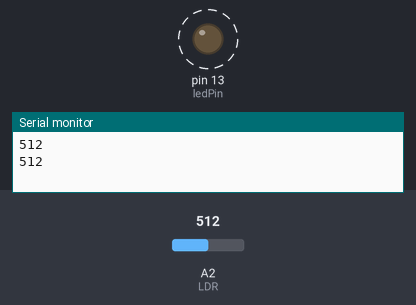
A sketch run on a simulated Arduino Uno, built with avr-gcc and run on an emulated ATmega328P. On the bench: output pins drawn as LEDs (lit = HIGH), the last lines printed to the serial monitor. Dashed ring = blinking. Inputs (shaded band) come from the test bench; at power-on: A2 (LDR) = 512.

Above: at 1.8 s.
1.9 s: A2 (LDR) set to 306
At 2.2 s:
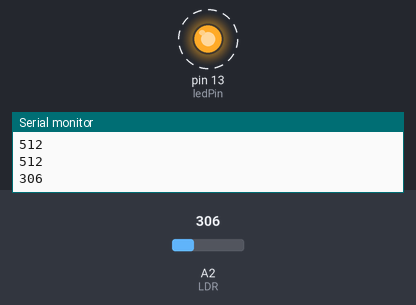
5.4 s: A2 (LDR) set to 122
At 5.56 s:
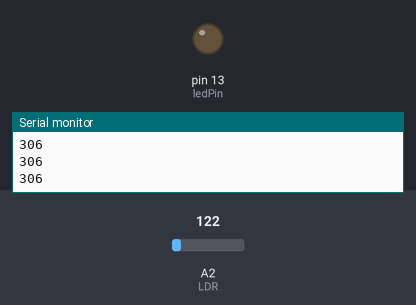
Timing chart, 0 to 14.9 s (numbered marks = the images above; inputs shaded):
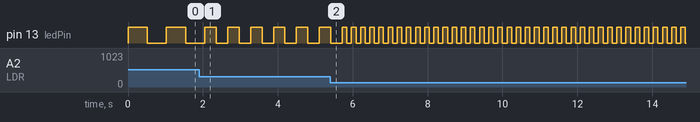

Measured:
- after the input at 1.9 s, pin 13 (ledPin): alternates HIGH for 0.31 s and LOW for 0.31 s, starting after 0.46 s
- by itself, pin 13 (ledPin): alternates HIGH for 0.51 s and LOW for 0.51 s

The sketch:

LDR.pde
```cpp
/* Light sensor
 * ------------------
 *
 * turns on and off a light emitting diode(LED) connected to digital
 * pin 13. The amount of time the LED will be on and off depends on
 * the value obtained by analogRead() that is depending of the amount
 * of light in the LDR
 *
 */

int LDR = 2;       // select the input pin for the LDR
int ledPin = 13;   // select the pin for the LED
int val = 0;       // variable to store the value coming from the sensor

void setup() {
  pinMode(LDR, INPUT);       // declare the LDR as an INPUT
  pinMode(ledPin, OUTPUT);  // declare the ledPin as an OUTPUT
  Serial.begin(9600);
}

void loop() {
  val = analogRead(LDR);       // read the value from the sensor
  Serial.println(val);
  digitalWrite(ledPin, HIGH);  // turn the ledPin on
  delay(val);                  // stop the program for some time
  digitalWrite(ledPin, LOW);   // turn the ledPin off
  delay(val);                  // stop the program for some time
}
```
